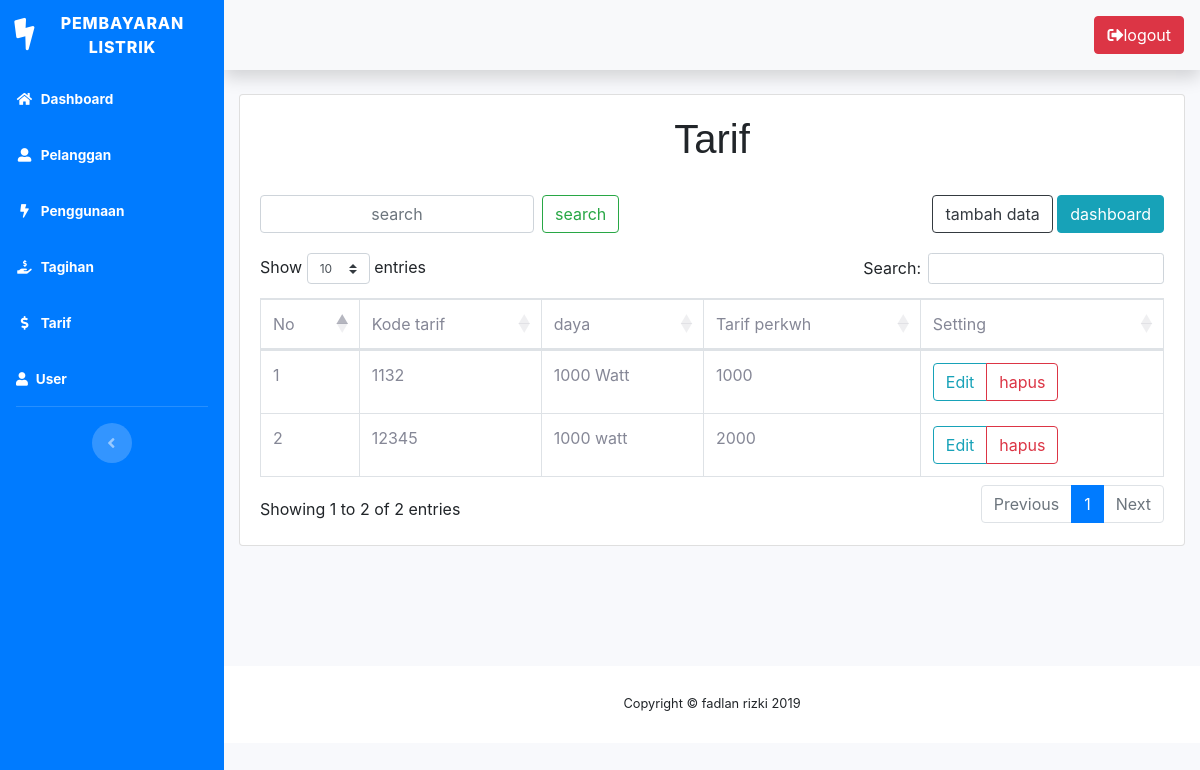
Screenshot of /tarif.php (signed in) with the database file from the repository.
### tables this page shows
CREATE TABLE `tarif` (
  `kode_tarif` int(10) NOT NULL,
  `daya` varchar(20) NOT NULL,
  `tarif_perkwh` int(15) NOT NULL
);

### tarif.php (the view, shortened to what this page needs)
<?php require_once 'includes/header.php'; ?>
 <link href="https://cdnjs.cloudflare.com/ajax/libs/twitter-bootstrap/4.1.3/css/bootstrap.css" rel="stylesheet">
  <link rel="stylesheet" href="https://cdn.datatables.net/1.10.20/css/dataTables.bootstrap4.min.css">
     <main role="main">
  <div class="container-fluid">
    <div class="card">
      <div class="card-body">
       <h1 style="font-family:arial;" class="text-center">Tarif</h1> <br>
        <div class="float-right" style="padding-bottom: 20px;">
          <a class="btn btn-outline-dark" href="tambahTarif.php">tambah data</a>
          <a class="btn btn-info" href="dashboard.php">dashboard</a>
        </div>
        <form class="form-inline" method="get" action="tarif.php">
          <input class="form-control mr-sm-2 text-center" type="text" name="cari" placeholder="search" required>
        <button class="btn btn-outline-success my-2 m-sm-0" type="submit" name="search">search</button>
         </form>
         <div class="table-responsive">
          <table class="table table-bordered" id="fadlan" width="100%" cellspacing="0">
            <thead>
              <tr>
                <td>No</td>
                <td>Kode tarif</td>
                <td>daya</td>
                <td>Tarif perkwh</td>
                <td>Setting</td>
              </tr>
            </thead>
            <tbody>
              <?php
              if(isset($_GET['search'])){
                $cari = $_GET['cari'];
                $result = mysqli_query($connect,"SELECT * FROM tarif WHERE
                  kode_tarif LIKE'%".$cari."%' OR
                  daya LIKE'%".$cari."%' OR
                  tarif_perkwh LIKE '%".$cari."%'
                  ORDER BY kode_tarif DESC");
              }else{
                $result = mysqli_query($connect, "SELECT * FROM tarif ");
              }
              $no = 1;
              if (mysqli_num_rows($result)>0){
                while ($row = mysqli_fetch_array($result)){
                  ?>
                  <tr>
                    <td><?=$no++?></td>
                    <td><?=$row[0]?></td>
                    <td><?=$row[1]?></td>
                    <td><?=$row[2]?></td>
                    <td>
                    <div class="btn-group">
                      <a class="btn btn-outline-info" href="editPenggunaan.php?id=<?=$row[0]?>">Edit</a>
                      <a class="btn btn-outline-danger" href="php_action/prosesHapusPenggunaan.php?id=<?=$row[0]?>" onclick="return confirm('apakah anda yakin menghapus data dengan nama<?=$row[1]?>')">hapus</a>
                </div>
              </td>
            </tr>
            <?php
          }
        }
        else{
          ?>
                      <tr>
                        <td colspan="11" class="text-center"><h3>Tidak ada data</h3></td>
                      </tr>
                      <?php
                    }
                    ?>
            </tbody>
          </table>
        </div>
      </div>
    </div>
  </div>
</main>
<?php require_once 'includes/footer.php'; ?>

### rows the page displays
tarif: kode_tarif "1132", daya "1000 Watt", tarif_perkwh "1000"
tarif: kode_tarif "12345", daya "1000 watt", tarif_perkwh "2000"
